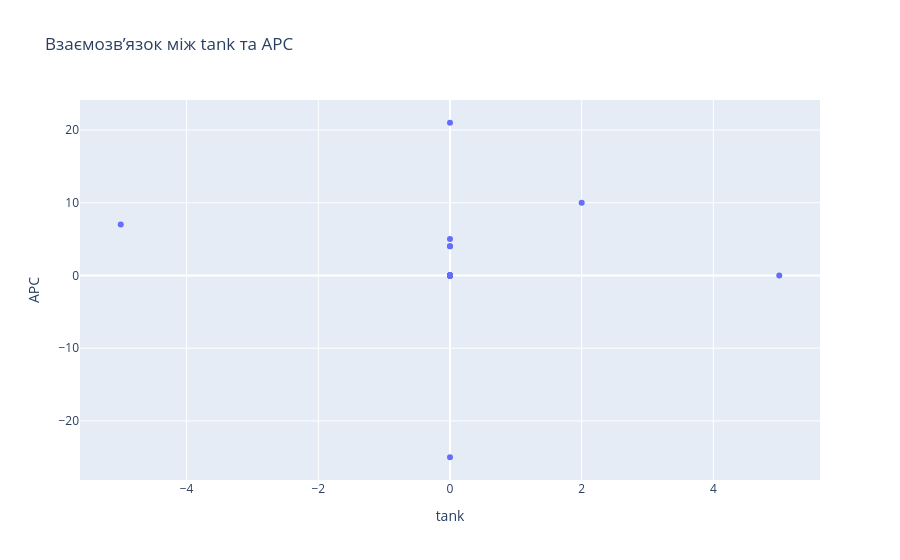

The code cell stored with this chart in its notebook:
### Code cell
# Точки поза основними «вусами» діаграми розглядаються як потенційні викиди.

# 5. Діаграма розсіювання
fig = px.scatter(
    df,
    x=hist_column,
    y=second_column,
    title=f'Взаємозв’язок між {hist_column} та {second_column}',
    labels={
        hist_column: hist_column,
        second_column: second_column
    }
)

fig.show()

### Figure 1 — Plotly figure (JSON) as saved in the notebook; plotly's stock layout.template omitted (floating-point values rounded to 4 significant figures)
{"data": [{"hovertemplate": "tank=%{x}<br>APC=%{y}<extra></extra>", "legendgroup": "", "marker": {"color": "#636efa", "symbol": "circle"}, "mode": "markers", "name": "", "orientation": "v", "showlegend": false, "type": "scatter", "x": [0, -5, 5, 0, 0, 0, 0, 0, 0, 0, 0, 0, 0, 0, 0, 0, 0, 0, 0, 0, 0, 0, 0, 0, 0, 2, 0, 0], "xaxis": "x", "y": [-25, 7, 0, 0, 5, 0, 0, 0, 0, 0, 0, 0, 0, 0, 0, 0, 0, 0, 0, 4, 0, 0, 21, 0, 4, 10, 0, 0], "yaxis": "y"}], "layout": {"legend": {"tracegroupgap": 0}, "title": {"text": "Взаємозв’язок між tank та APC"}, "xaxis": {"anchor": "y", "domain": [0, 1], "title": {"text": "tank"}}, "yaxis": {"anchor": "x", "domain": [0, 1], "title": {"text": "APC"}}}}
